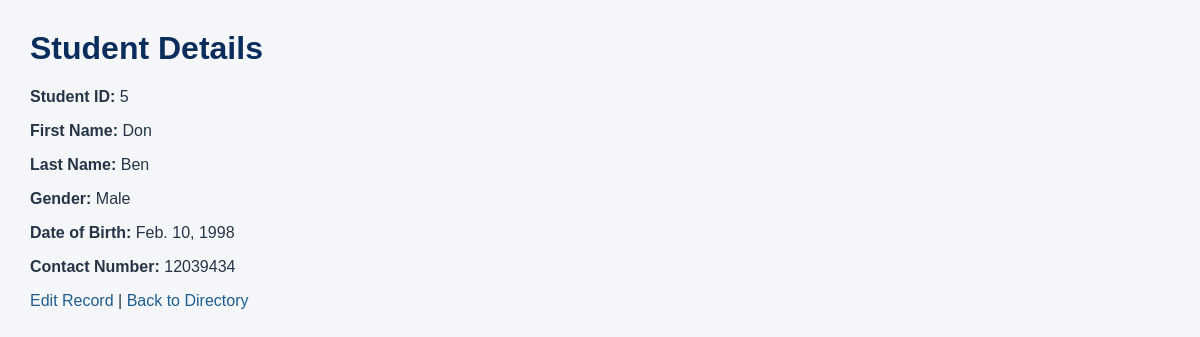
/registration/students/2/ (signed in), run on the app's committed database.
### registration/models.py (models this page shows, shortened)
class Student(models.Model):
    GENDER_CHOICES = [
        ('Male', 'Male'),
        ('Female', 'Female'),
    ]
    student_id=models.CharField(
        max_length=20,
        unique=True)
    first_name=models.CharField(
        max_length=100)
    last_name=models.CharField(
        max_length=100)
    gender=models.CharField(
        max_length=10,
        choices=GENDER_CHOICES)
    date_of_birth=models.DateField()
    contact_no=models.CharField(
        max_length=20)

### registration/views.py (the view)
# urls.py: path('students/<int:pk>/', views.student_detail,
@user_passes_test(staff_check, login_url='login')
def student_detail(request, pk):
    student = get_object_or_404(Student, pk=pk)
    return render(
        request,
        'registration/student_detail.html',
        {'student': student}
    )

### registration/views.py (called while the page is built)
def staff_check(user):
    return user.is_authenticated and user.is_staff

### registration/templates/registration/student_detail.html (shortened to what this page needs)
{% load static %}
<!DOCTYPE html>
<html lang="en">
<head>
    <link rel="stylesheet"
        href="{% static 'registration/style.css' %}">
</head>
<body>
    <h1>Student Details</h1>
    <p><strong>Student ID:</strong> {{ student.student_id }}</p>
    <p><strong>First Name:</strong> {{ student.first_name }}</p>
    <p><strong>Last Name:</strong> {{ student.last_name }}</p>
    <p><strong>Gender:</strong> {{ student.gender }}</p>
    <p><strong>Date of Birth:</strong> {{ student.date_of_birth }}</p>
    <p><strong>Contact Number:</strong> {{ student.contact_no }}</p>
    <p>
        <a href="{% url 'student_update' student.pk %}">Edit Record</a>
        |
        <a href="{% url 'student_list' %}">Back to Directory</a>
    </p>
</body>
</html>

### registration/static/registration/style.css (style rules this page uses)
body { font-family: Arial, sans-serif; background: #f4f6f9; color: #263445; margin: 30px; }
h1 { color: #0b2d5c; }
a { color: #1f5d91; text-decoration: none; }

### data on the page
Student: student_id "5", first_name "Don", last_name "Ben", gender "Male", date_of_birth "Feb. 10, 1998", contact_no "12039434"
